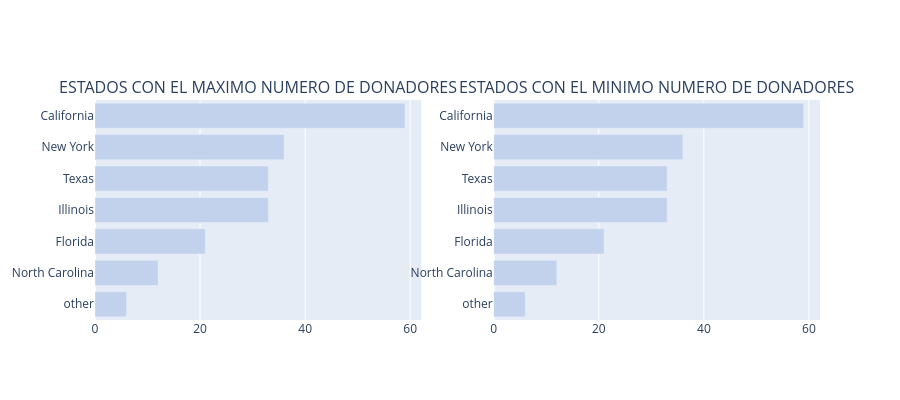

Notebook source saved alongside this figure:
### Code cell
def bar_hor(df, col, title, color, w=None, h=None, lm=0, limit=100, return_trace=False, rev=False):
    cnt_srs = df[col].value_counts()
    yy = cnt_srs.head(limit).index[::-1] 
    xx = cnt_srs.head(limit).values[::-1] 
    if rev:
        yy = cnt_srs.tail(limit).index[::-1] 
        xx = cnt_srs.tail(limit).values[::-1] 
        
    
    trace = go.Bar(y=yy, x=xx, orientation = 'h', marker=dict(color=color))
    if return_trace:
        return trace 
    layout = dict(title=title, margin=dict(l=lm), width=w, height=h)
    data = [trace]
    fig = go.Figure(data=data, layout=layout)
    iplot(fig)

def bar_hor_noagg(x, y, title, color, w=None, h=None, lm=0, limit=100, rt=False):
    trace = go.Bar(y=x, x=y, orientation = 'h', marker=dict(color=color))
    if rt:
        return trace
    layout = dict(title=title, margin=dict(l=lm), width=w, height=h)
    data = [trace]
    fig = go.Figure(data=data, layout=layout)
    iplot(fig)


def bar_ver_noagg(x, y, title, color, w=None, h=None, lm=0, rt = False):
    trace = go.Bar(y=y, x=x, marker=dict(color=color))
    if rt:
        return trace
    layout = dict(title=title, margin=dict(l=lm), width=w, height=h)
    data = [trace]
    fig = go.Figure(data=data, layout=layout)
    iplot(fig)

    
trace1 = bar_hor(donors_df, 'Donor City', "Top Cities with maximum Donors", '#c2d2ed', 500, 400, 200, limit = 10, return_trace=True)
trace2 = bar_hor(donors_df, 'Donor State', "Top States with maximum Donors", '#c2d2ed', 500, 400, 200, limit = 10, return_trace=True)
trace4 = bar_hor(donors_df, 'Donor State', "Top States with maximum Donors", '#c2d2ed', 600, 400, 200, limit = 10, return_trace=True, rev=True)


fig = tools.make_subplots(rows=1, cols=2, print_grid=False, subplot_titles = ['ESTADOS CON EL MAXIMO NUMERO DE DONADORES','ESTADOS CON EL MINIMO NUMERO DE DONADORES'])
# fig = tools.make_subplots(rows=2, cols=2, specs=[[{}, {}], [{'colspan': 2}, None]], print_grid=False, subplot_titles = ['States with maximum Donors','States with minimum Donors', 'Cities with maximum Donors'])
fig.append_trace(trace2, 1, 1);
fig.append_trace(trace4, 1, 2);
# fig.append_trace(trace1, 2, 1);

fig['layout'].update(height=400, showlegend=False);
iplot(fig);

### Figure 1 — Plotly figure (JSON) as saved in the notebook; plotly's stock layout.template omitted (floating-point values rounded to 4 significant figures)
{"data": [{"marker": {"color": "#c2d2ed"}, "orientation": "h", "type": "bar", "x": [6, 12, 21, 33, 33, 36, 59], "xaxis": "x", "y": ["other", "North Carolina", "Florida", "Illinois", "Texas", "New York", "California"], "yaxis": "y"}, {"marker": {"color": "#c2d2ed"}, "orientation": "h", "type": "bar", "x": [6, 12, 21, 33, 33, 36, 59], "xaxis": "x2", "y": ["other", "North Carolina", "Florida", "Illinois", "Texas", "New York", "California"], "yaxis": "y2"}], "layout": {"annotations": [{"font": {"size": 16}, "showarrow": false, "text": "ESTADOS CON EL MAXIMO NUMERO DE DONADORES", "x": 0.225, "xanchor": "center", "xref": "paper", "y": 1, "yanchor": "bottom", "yref": "paper"}, {"font": {"size": 16}, "showarrow": false, "text": "ESTADOS CON EL MINIMO NUMERO DE DONADORES", "x": 0.775, "xanchor": "center", "xref": "paper", "y": 1, "yanchor": "bottom", "yref": "paper"}], "height": 400, "showlegend": false, "xaxis": {"anchor": "y", "domain": [0, 0.45]}, "xaxis2": {"anchor": "y2", "domain": [0.55, 1]}, "yaxis": {"anchor": "x", "domain": [0, 1]}, "yaxis2": {"anchor": "x2", "domain": [0, 1]}}}
